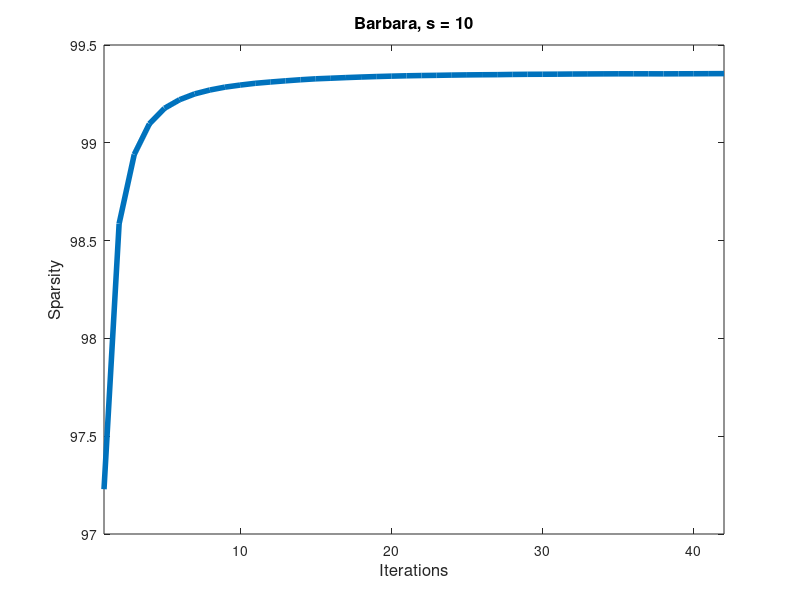

MATLAB code for this plot:
close all;
h = figure;

sparsity_barbara_5 = [76.3364 82.1829 85.5587 87.4590 88.6230 89.4195 89.9614 90.3505 90.6307 90.8537 91.0345 91.1841 91.3141 91.4358 91.5449];
sparsity_barbara_10 = [97.2290 98.5866 98.9403 99.0967 99.1764 99.2204 99.2501 99.2699 ...
    99.2846 99.2951 99.3042 99.3108 99.3168 99.3224 99.3271 99.3302 99.3334 99.3362 ...
    99.3387 99.3408 99.3426 99.3439 99.3449 99.3462 99.3472 99.3479 99.3484 99.3495 ...
    99.3502 99.3505 99.3509 99.3516 99.3520 99.3524 99.3527 99.3527 99.3527 99.3525 ...
    99.3528 99.3530 99.3534 99.3537];

plot(sparsity_barbara_10, 'LineWidth', 4);
xlabel('Iterations', 'FontSize', 12);
ylabel('Sparsity', 'FontSize', 12);
title('Barbara, s = 10', 'FontSize', 12);
xlim([1, length(sparsity_barbara_10)]);

saveas(h, '../figures/curves/barbara_10_sparsity.png', 'png');